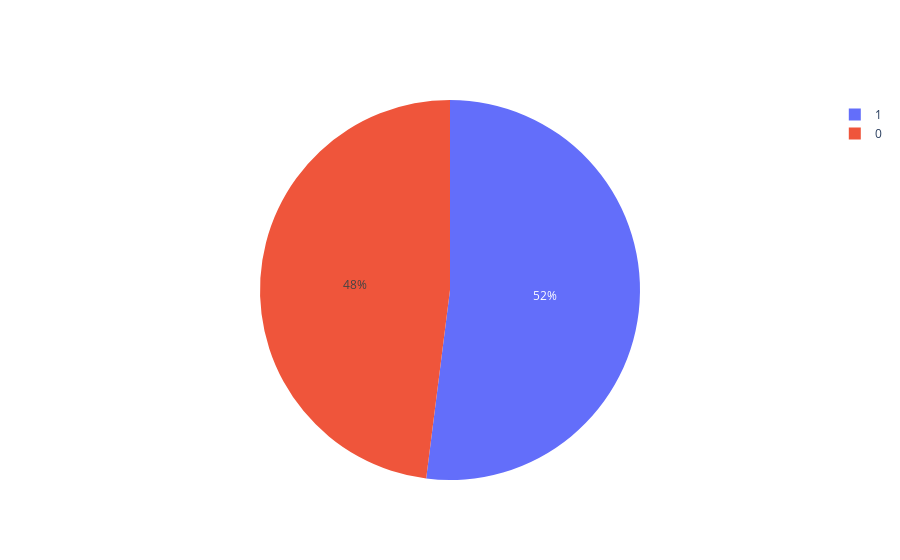

Notebook cell for this chart:
### Code cell
import plotly.graph_objects as go

fig = go.Figure(data=[go.Pie(values=x)])
fig.show()

### Figure 1 — Plotly figure (JSON) as saved in the notebook; plotly's stock layout.template omitted (floating-point values rounded to 4 significant figures)
{"data": [{"type": "pie", "values": [48, 52]}], "layout": {"autosize": true}}
